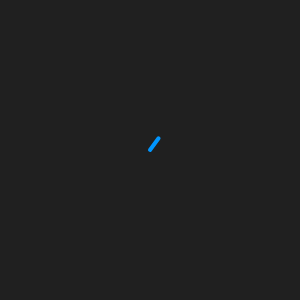
Frame 1 (no input)
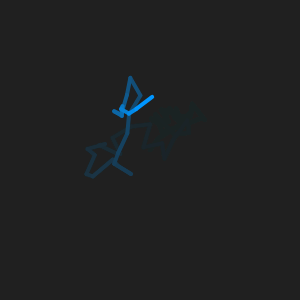
Frame 60 (no input)
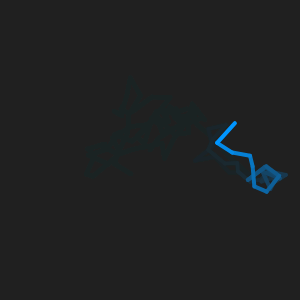
Frame 120 (the mouse pressed at the canvas centre since frame 60)

The p5.js sketch that drew these frames (run headless with seeded random() and noise() and a simulated clock; from frame 60 on, the mouse is pressed at the canvas centre):

// p5.js sketch
// ── sketch.js
let x;
let y;

function setup() {
  createCanvas(300, 300);
  x = width / 2;
  y = height / 2;
  
  // Initial background of the sketch
  background(32);
}

// Adding the 4th value or also known as alpha (25) to the background to create a trail
function draw() {
  background(32, 25);
  
  let nextX = x + random(-20, 20);
  let nextY = y + random(-20, 20);
  
  nextX = constrain(nextX, 0, width);
  nextY = constrain(nextY, 0, height);
  
  // Featuring the bright blue stroke in the sketch
  stroke(0, 150, 255);
  strokeWeight(4);
  
  line(x, y, nextX, nextY);
  
  x = nextX;
  y = nextY;
}
